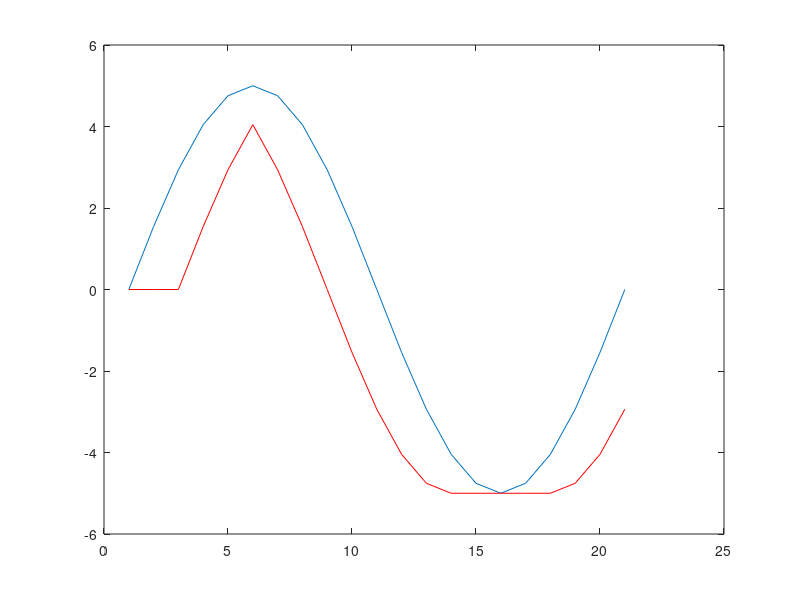

Recreate this plot in MATLAB.
w = 0 : 2 * pi / 20 : 2 * pi;
y = 5 * sin(w);

se = [1 1 1 1 1];

yd = imerode(y, se); % zero padding

plot(y);
hold on ;
plot(yd, '-r');

